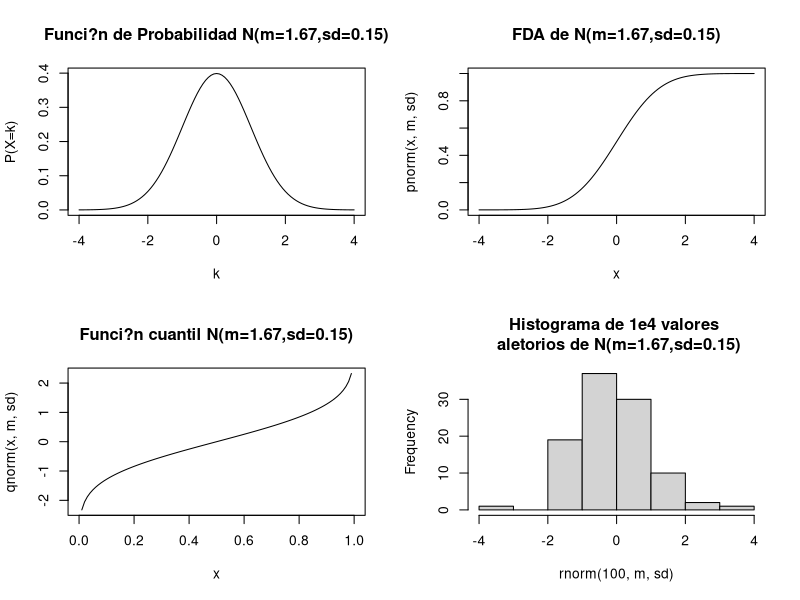
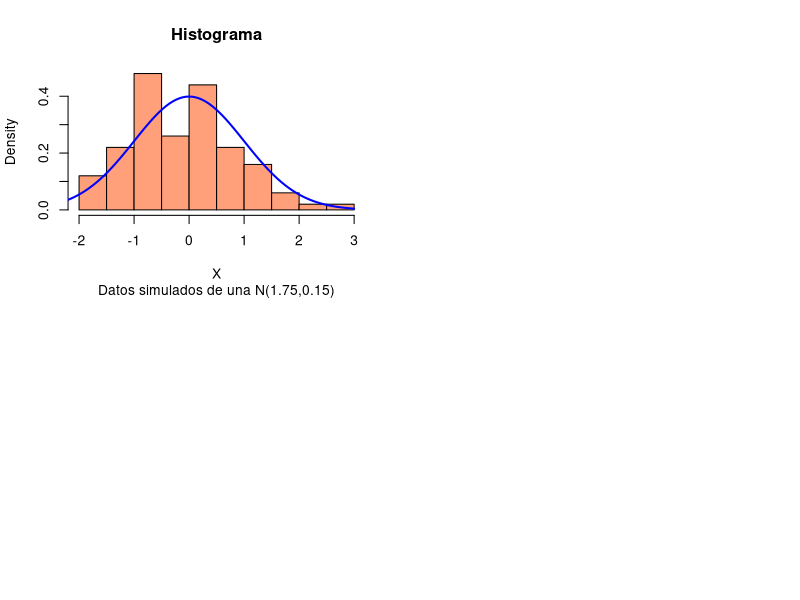

Source code (R) for these figures, in order:
#Distribuci?n Normal es N(media=0, ds=1)
m=0
sd=1


#probabilidad de que x<1.6
pnorm(1.6,m,sd)

#probabilidad de que x>1.5
1-pnorm(1.5,m,sd)

#probabilidad de que 1.65<x<1.75
pnorm(1.75,m,sd)-pnorm(1.65,m,sd)

#cuantiles
qnorm(c(0.05,0.5,0.9),m,sd)

#Densidad, FDA, funci?n cuantil y histograma
# de 10000 valores generados de Bin(10,15)
#set.seed(1)
par(mfrow=c(2,2))
curve(dnorm(x,m,sd),-4,4,type="l",xlab="k",ylab="P(X=k)",main="Funci?n de Probabilidad N(m=1.67,sd=0.15)")
#curve(dbinom(0:12,12,0.52),main="Densidad N(m=1.67,sd=0.15)")
curve(pnorm(x,m,sd),-4,4,main="FDA de N(m=1.67,sd=0.15)")
curve(qnorm(x,m,sd),main="Funci?n cuantil N(m=1.67,sd=0.15)")
hist(rnorm(1e2,m,sd),main="Histograma de 1e4 valores \n aletorios de N(m=1.67,sd=0.15)")

X=rnorm(1e2,m,sd)
hist(X,freq=FALSE,col="lightsalmon",main="Histograma",sub="Datos simulados de una N(1.75,0.15)")
curve(dnorm(x,m,sd),xlim=c(-3,3),col="blue",lwd=2,add=TRUE)
